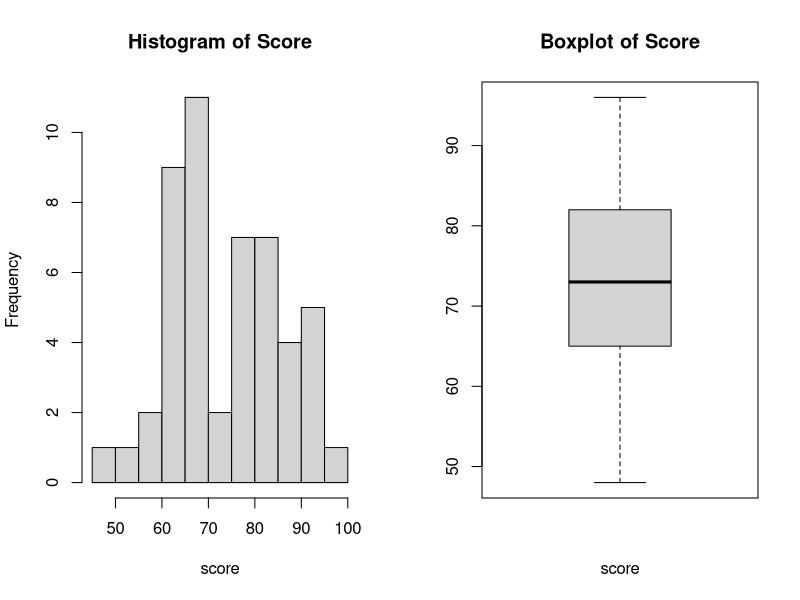
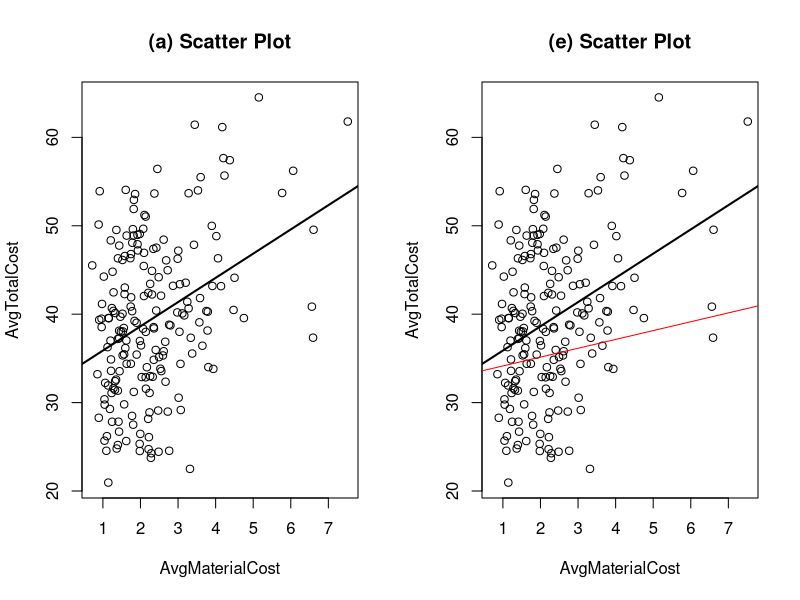
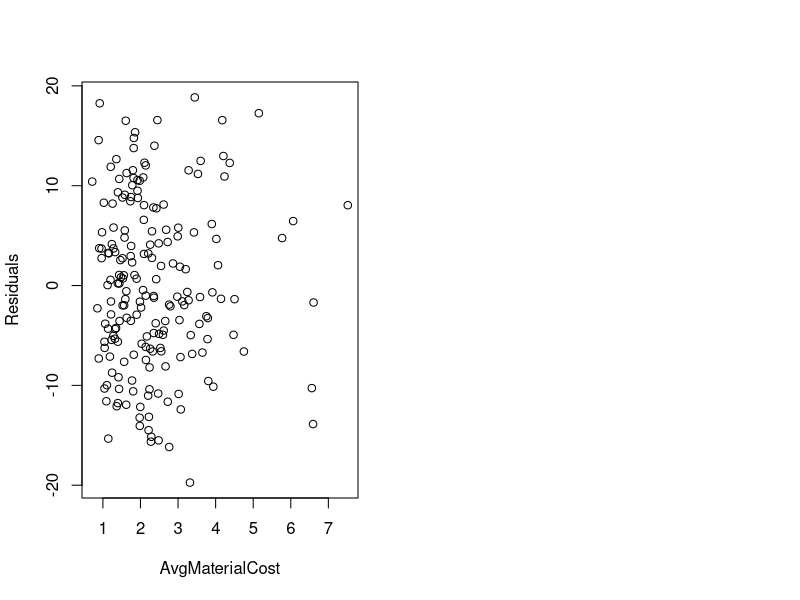
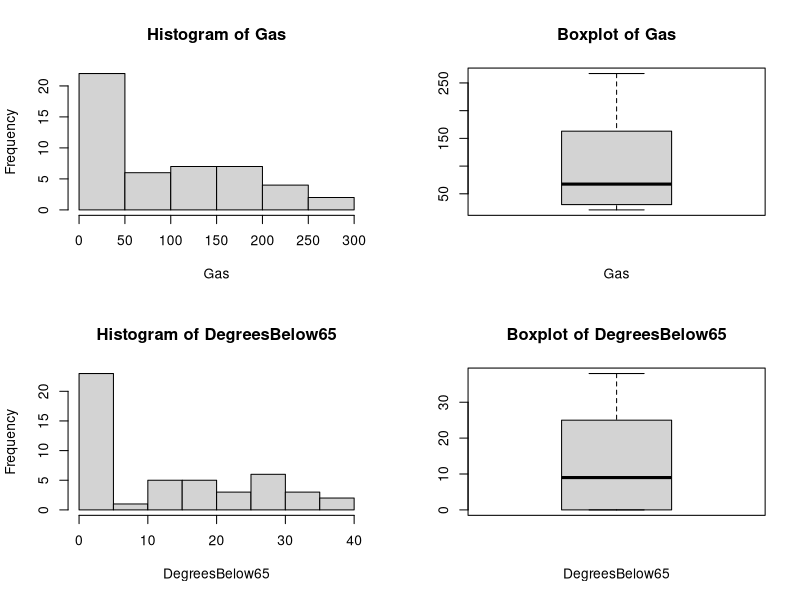
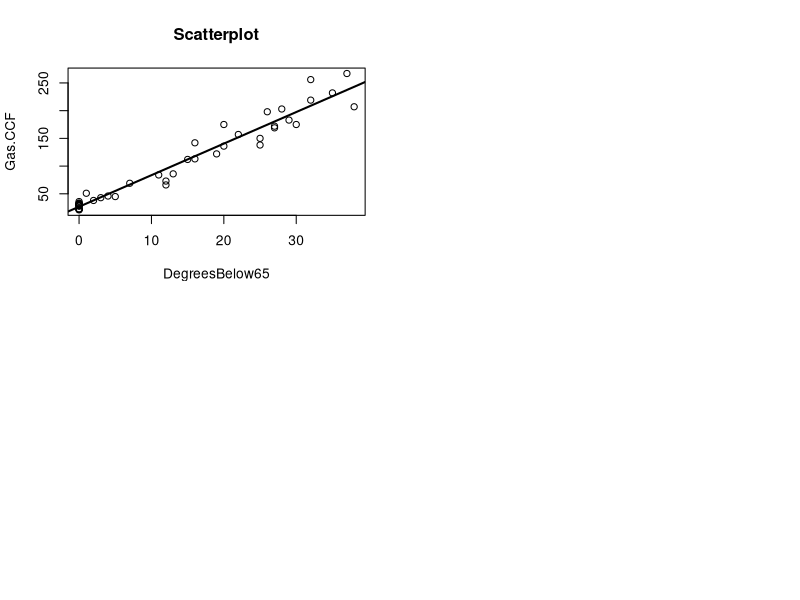
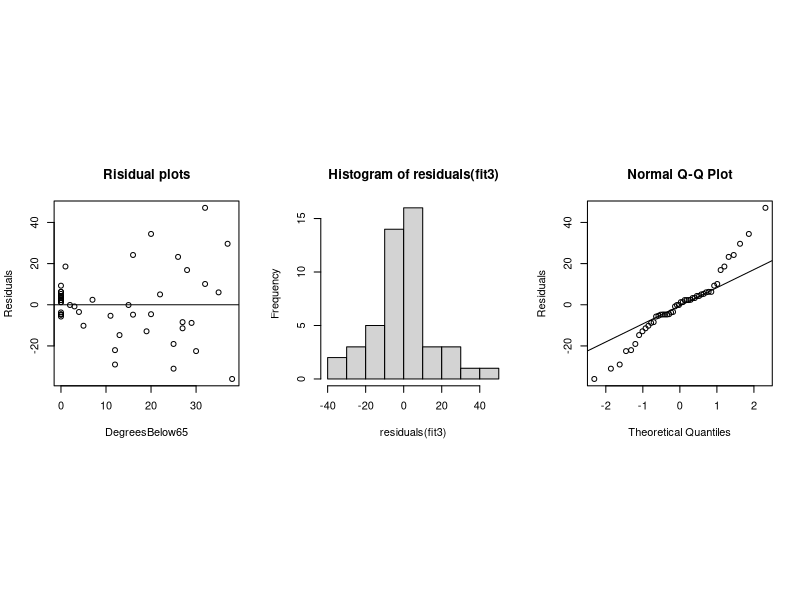
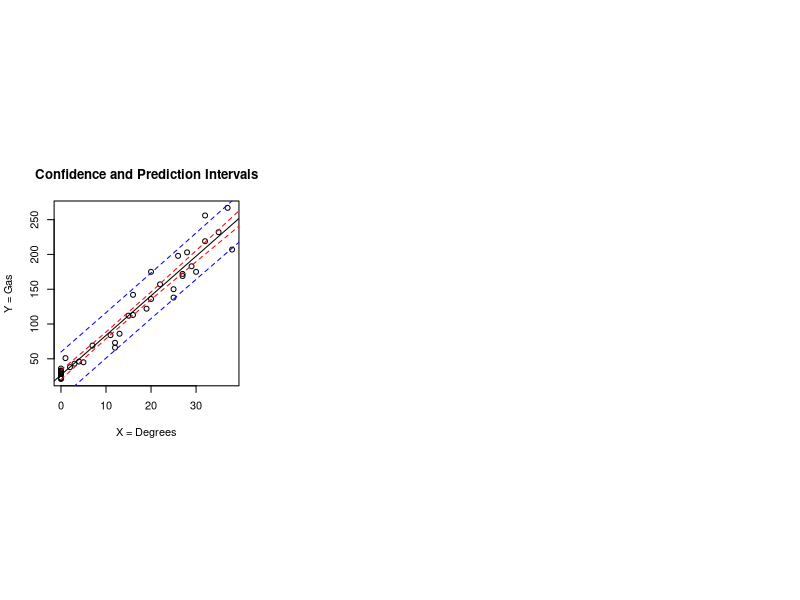

Generate these figures, in order, with R:
#' ---
#' title: "Assignment1"
#' author: "Cheng"
#' date: "9/30/2019"
#' output:
#'   word_document: default
#'   html_document:
#'     df_print: paged
#'     number_sections: yes
#'     toc: yes
#'     toc_depth: 4
#'     toc_float: yes
#'   pdf_document:
#'     toc: yes
#'     toc_depth: '4'
#' ---
#' 
## ----setup, include=FALSE------------------------------------------------
knitr::opts_chunk$set(echo = TRUE)
library(tidyverse)

#' 
#' # Question1
#' *The exam results of Statistics are listed as data. Please make a numerical and graphical summary of the data, commenting on any features that you find interesting.*
## ------------------------------------------------------------------------
setwd("~/Desktop/NTU/02/Business Analytics/assignment/asd1901")

# Data Input
score = 
  c(94, 81, 79, 66, 96, 73, 70, 68, 94, 70,
    64, 84, 66, 64, 80, 76, 87, 65, 65, 91,
    60, 68, 62, 90, 95, 62, 69, 66, 80, 61,
    77, 60, 66, 52, 82, 63, 81, 62, 73, 92,
    81, 67, 84, 70, 78, 48, 86, 87, 81, 79) %>%
  as.tibble() %>% 
  rename(Y = value)

attach(score)

#' Numerical & Graphical Summary
## ------------------------------------------------------------------------
# Histogram & Boxplot
par(mfrow = c(1,2))
hist(Y, freq = TRUE, ylab = "Frequency", xlab = "score", main = "Histogram of Score") 
boxplot(Y, xlab = "score", main = "Boxplot of Score")

#' Summary Report
## ------------------------------------------------------------------------
summary(Y)

# End of Analysis
detach()

#' 
#' According to the histogram, the socre mainly fall between 60-70 and then fall in 75-90. And from the boxplot and summary report, we can find that the mean of score is around 74.3, and the first and the third qunatitle are 65.25 and 81.75. The maximum is 96, the minimum is 48.
#' 
#' # Question2
#' *A manufacturer produces custom metal blanks that are used by its customers for computer-aided machining. The customer sends a design via computer (a 3-D blueprint), and the manufacturer comes up with an estimated cost per unit, which is then used to determine a price for the customer. This analysis considers the factors that affect the cost to manufacture these blanks. The data for analysis, “production_cost_1.txt”, were sampled from the accounting records of 195 previous orders that were filled during the last 3 months.*
#' 
## ------------------------------------------------------------------------
# Data Input
pc = read.table("production_costs_1.txt", header = TRUE)
attach(pc)

# Take a look of the data
summary(pc)

#' 
#' ## (a) 
#' *Create a scatterplot for the average cost per item on the material cost per item. Do you find a linear pattern?*
## ------------------------------------------------------------------------
plot(AvgMaterialCost, AvgTotalCost)
abline(lm(AvgTotalCost ~ AvgMaterialCost), lwd=2)
title("(a) Scatter Plot", lwd=2)

#' 
#' As you can see from the Scatterplot, there is a light linear pattern between AvgMaterailCost and AvgTotalCost.
#' 
#' ## (b)
#' *Estimate the linear equation using least squares. Interpret the fitted intercept and slope. Be sure to include their units.*
#' 
## ------------------------------------------------------------------------
fit1 = lm(AvgTotalCost ~ AvgMaterialCost)
summary(fit1)

#' 
#' According to the SLR result of AvgTotalCost and AvgMaterialCost, we can expect when the average material cost increase by one unit, the average total cost would increase 2.7403 unit. To be more meaningful to say, when we expect the average total cost to increase by $2.74 when average material cost increase by $1.
#' 
#' ## (c) 
#' *Interpret $R^2$ and $\hat{\sigma}$ *
## ------------------------------------------------------------------------
summary(fit1)$r.squared

#' The value of R suqred is 0.1336, which means only 13.36% of the variation in the average total cost can be explained by a straight-line relationship between average total cost and average material cost.
#' 
## ------------------------------------------------------------------------
summary(fit1)$sigma

#' The value of residual standard error is 8.360321, which shows the average difference between fitted values and observed values.
#' 
#' ## (d)
#' *What is the estimated increase in the total cost per finished item if the material cost per unit goes up by $3? *
## ------------------------------------------------------------------------
3 * summary(fit1)$coef[2]

#' 
#' If the material cost per unit goes up by $3, then the estimated increase in the total cost per unit would go up by $8.221032
#' 
#' ## (e)
#' *One can argue that the slope in this regression should be 1, but it is not. Explain the difference.*
#' 
#' From the view of mathematics, since the coefficient of SLM is calculated by minimizing the sum of squared errors, we can get more fitting results.
## ------------------------------------------------------------------------
plot(AvgMaterialCost, AvgTotalCost)
abline(lm(AvgTotalCost ~ AvgMaterialCost), lwd=2)
abline(summary(fit1)$coef[1], 1, col = "red")
title("(e) Scatter Plot")

#' Also, I would like to visit the scatter plot again. And I'm goning to add a line with the same intercept but its slope equals to 1. From the plot, we can easily see that the slope equaling 2.74 is fitted better than the slope equaling to 1. 
#' 
#' ## (f)
#' The total cost of an order in these data was $61.16 per unit with material cost of $4.18 per unit.
#' Is this a relatively expensive order given the material cost?
## ------------------------------------------------------------------------
new <- data.frame(AvgMaterialCost = 4.18)
predict(fit1, new)

#' Our prediction of total cost per unit given average material cost = $4.18 is $44.6052. Besides, the mean of the average total cost is 39.54. Therefore, the total cost of $61.16 per unit is relatively expansive. 
#' 
#' ## (g)
#' *Plot the residuals from this regression. What does the standard deviation of the residuals tell about the fit of this equation?*
#' 
#' Residual plots: x-axis: X values
## ------------------------------------------------------------------------
plot(AvgMaterialCost, residuals(fit1), xlab="AvgMaterialCost", ylab="Residuals")

#' 
#' Standard deviation of the residuals
## ------------------------------------------------------------------------
SSE = sum(residuals(fit1)^2)
sigma.hat = sqrt(SSE/(nrow(pc)-2))
sigma.hat

# End of Analysis
detach()

#' The standard deviation of the residuals shows the distance between known data points and those data points predicted by the model. We can say that on average, using the least squares regression line to predict average total cost per unit from reported average material cost, results in an error of about $8.36. If we can get this number smaller, than our regression would be more well-fitted.
#' 
#' 
#' # Question3
#' *Utility companies in many older communities still rely on “meter readers” who visit homes to read meters that measure consumption of electricity and gas. Unless someone is home to let the meter reader inside, the utility company has to estimate the amount of energy used. The utility company in this example sells natural gas to homes in the Philadelphia area. Many of these are older homes that have the gas meter in the basement. We can estimate the use of gas in these homes with a simple linear model. The explanatory variable is the average number of degrees below 65 during the billing period, and the response is the number of hundred cubic feet of natural gas (CCF) consumed during the billing period (about a month). The explanatory variable is set to 0 if the average temperature is above 65 (assuming a homeowner won’t need heating in this case).*
#' 
## ------------------------------------------------------------------------
# Data Input
gas = read.table("gas_consumption.txt", header = TRUE)
attach(gas)

#' 
#' ## (a)
#' *Use R to fit a simple linear model with the date “gas_consumption.txt”. Do the analysis, make the plot, and summarize the results.*
#' 
#' * Goal: Estimate the use of gas in these homes with a simple linear model. 
#' 
#' * Y: `Gas.CCF` the number of hundred cubic feet of natural gas (CCF) consumed during the billing period (about a month) 
#' 
#' * X: `DegreeBelow65` the average number of degrees below 65 during the billing period
#' 
#' ### EDA
## ------------------------------------------------------------------------
# Histogram & Boxplot
par(mfrow = c(2,2))
hist(Gas.CCF, freq = TRUE, ylab = "Frequency", xlab = "Gas", main = "Histogram of Gas") 
boxplot(Gas.CCF, xlab = "Gas", main = "Boxplot of Gas")

hist(DegreesBelow65, freq = TRUE, ylab = "Frequency", xlab = "DegreesBelow65", main = "Histogram of DegreesBelow65") 
boxplot(DegreesBelow65, xlab = "DegreesBelow65", main = "Boxplot of DegreesBelow65")

#' 
#' We can easily find that the distribution of Gas and Degrees are pretty similar.
#' 
## ------------------------------------------------------------------------
# Scatterplot
plot(DegreesBelow65, Gas.CCF)
abline(lm(Gas.CCF ~ DegreesBelow65), lwd=2)
title("Scatterplot", lwd=2)

#' 
#' Also, the scatterplot shows the good linear pattern between Gas and Degrees!
#' 
## ------------------------------------------------------------------------
# summary Report
gas %>%
  select(Gas.CCF, DegreesBelow65) %>%
  summary() 

#' 
#' ### Analyze model
## ------------------------------------------------------------------------
fit3 = lm(Gas.CCF ~ DegreesBelow65)
summary(fit3)

#' 
#' 1. Residual standard error = 16.09
#' 
#' 2. R-squared = 0.9552
#' 
#' 3. The coefficient of DegreeBelow65 = 5.6928 (statistically significant since the p-value < 0.001)
#' 
#' ### Diagnose model
## ------------------------------------------------------------------------
par(mfrow = c(1,3), pty = "s")

# x-axis: X values
plot(DegreesBelow65, residuals(fit3), xlab="DegreesBelow65", ylab="Residuals")
abline(h=0)
title("Risidual plots")

# histogram
hist(residuals(fit3))

# qq-plot
qqnorm(residuals(fit3), ylab="Residuals")
qqline(residuals(fit3))

#' 
#' Check the assumptions of residuals:
#' 
#' 1. Risiudal plots: PASS
#' 
#' 2. Histogram of residuals: Fail
#' 
#' 3. QQ-plots: Fail
#' 
#' When checking the assumptions of residuals, we can find that our model seems to break the assumptions of normality. We should be questionable about the model unless we find the remedies to modify the model.
#' 
#' ## (b)
#' *Modify the script provided for this lecture to create the “Confidence and Prediction Intervals” plot shown on lecture note p. 2-32 and re-printed below.*
#' CI & PI plot
## ------------------------------------------------------------------------
# CI setup
xy <- data.frame(DegreesBelow65 = pretty(DegreesBelow65))
yhat <- predict(fit3, newdata=xy, interval="confidence")
ci <- data.frame(lower=yhat[,"lwr"], upper=yhat[,"upr"])

# PI setup
yhat.pi <- predict(fit3, newdata=xy, interval="prediction")
pi <- data.frame(lower=yhat.pi[,"lwr"], upper=yhat.pi[,"upr"])

# observation setup
plot(DegreesBelow65, Gas.CCF, main ="Confidence and Prediction Intervals",
	ylab = "Y = Gas", 
	xlab = "X = Degrees")

# lines
abline(fit3)
lines(xy$DegreesBelow65, ci$lower, lty=2, col="red")
lines(xy$DegreesBelow65, ci$upper, lty=2, col="red")
lines(xy$DegreesBelow65, pi$lower, lty=2, col="blue")
lines(xy$DegreesBelow65, pi$upper, lty=2, col="blue")


#' 
#' 
#' 
#' 
#' 
#' 
